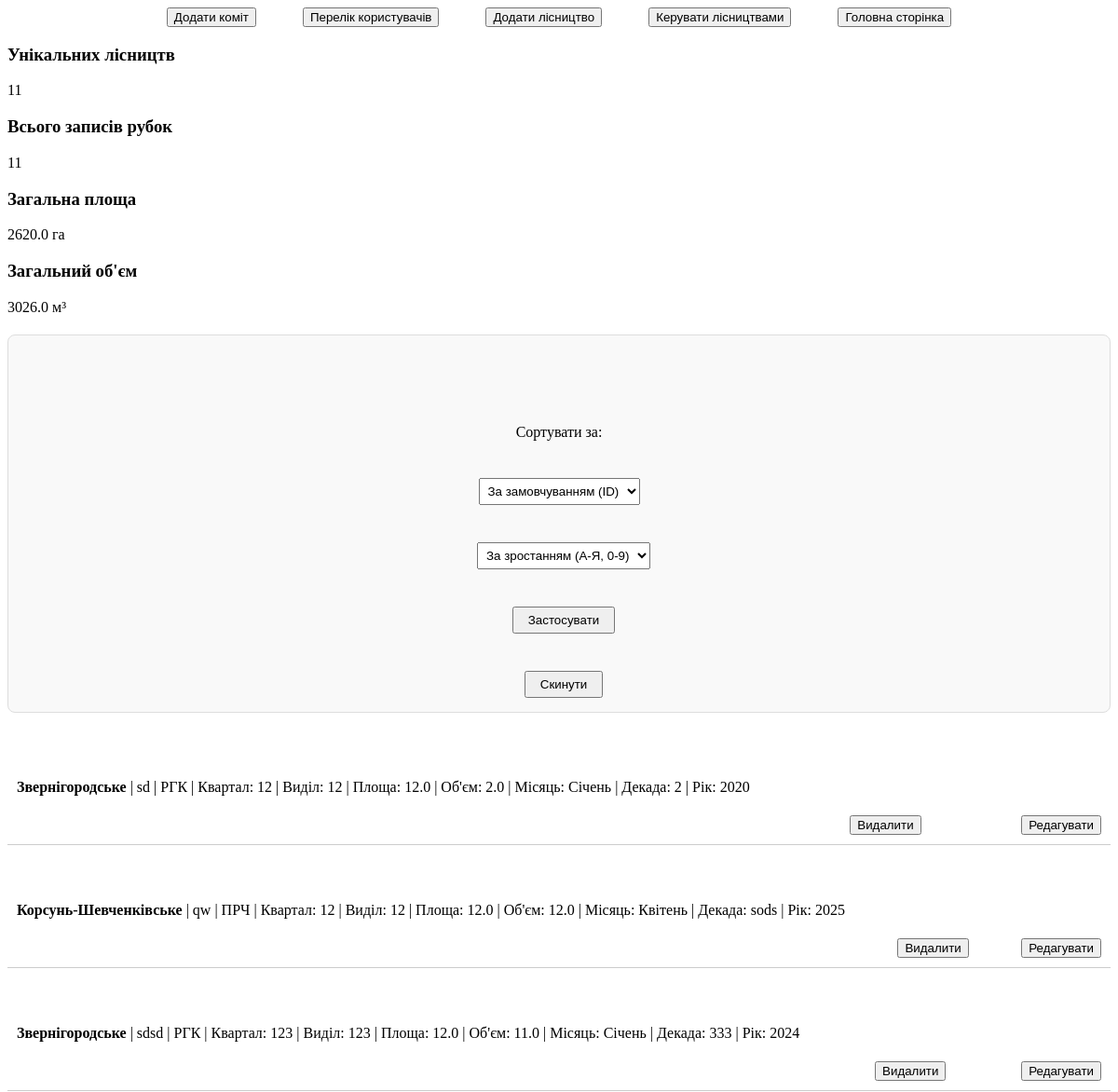
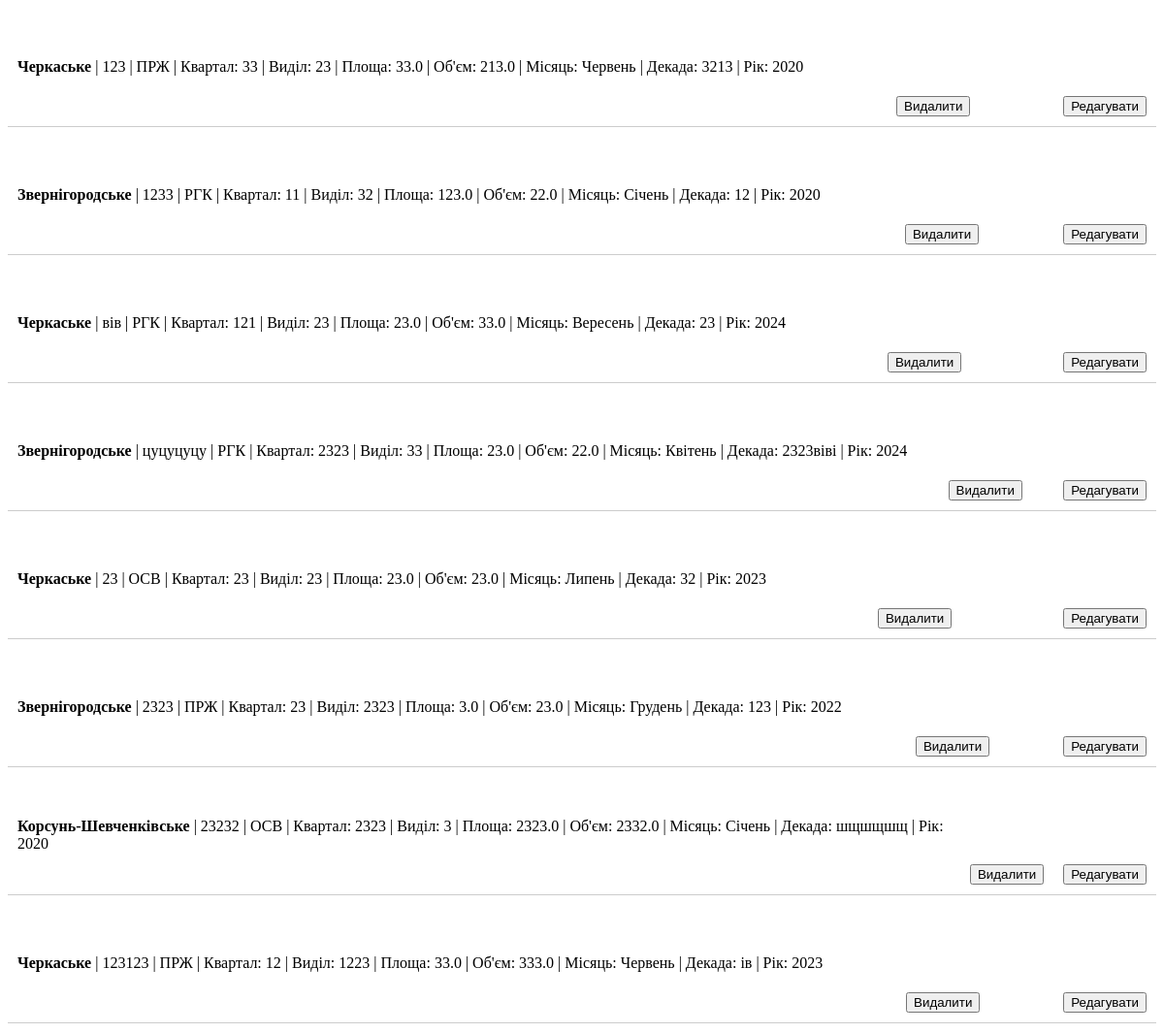
The page /change (signed in) on the database its author committed (2 pictures, top to bottom).
### DB.py (models this page shows)
class Forest(db.Model):
    id = db.Column(db.Integer, primary_key=True)
    mainForest = db.Column(db.String(100), nullable=False)
    forest = db.Column(db.String(100), nullable=False)
    typeCutting = db.Column(db.String(100), nullable=False)
    quarter = db.Column(db.String(100), nullable=False)
    department = db.Column(db.String(100), nullable=False)
    area = db.Column(db.Float, nullable=False)
    volumeForestManagement = db.Column(db.Float, nullable=False)
    month = db.Column(db.String(50), nullable=False)
    decade = db.Column(db.String(50), nullable=False)
    year = db.Column(db.Integer, nullable=False)

### app.py (the view)
@app.route('/change', methods=['POST', 'GET'])
@login_required
@admin_required
def change():
    sort_by = request.args.get('sort', 'id')
    order = request.args.get('order', 'asc')
    valid_columns = [
        'id', 'mainForest', 'forest', 'typeCutting', 'quarter',
        'department', 'area', 'volumeForestManagement', 'month', 'decade', 'year'
    ]
    if sort_by in valid_columns:
        column = getattr(Forest, sort_by)
        if order == 'desc':
            all_forests = Forest.query.order_by(column.desc()).all()
        else:
            all_forests = Forest.query.order_by(column.asc()).all()
    else:
        all_forests = Forest.query.all()
    total_cuttings = Forest.query.count()
    unique_forests = db.session.query(func.count(func.distinct(Forest.forest))).scalar()
    total_area = db.session.query(func.sum(Forest.area)).scalar()
    total_area = round(total_area, 2) if total_area else 0.0
    total_volume = db.session.query(func.sum(Forest.volumeForestManagement)).scalar()
    total_volume = round(total_volume, 2) if total_volume else 0.0
    return render_template('change.html',
                           forests=all_forests,
                           total_cuttings=total_cuttings,
                           unique_forests=unique_forests,
                           total_area=total_area,
                           total_volume=total_volume)

### app.py (called while the page is built)
@login_manager.user_loader
def load_user(user_id):
    return User.query.get(int(user_id))

### templates/change.html (shortened to what this page needs)
<!DOCTYPE html>
<html lang="en">
<head>
    <link rel="stylesheet" href="{{ url_for('static', filename='styles/admin-style.css') }}">
</head>
<body>
    <header>
        <a href="{{ url_for('comits')}}"><button>Додати коміт</button></a>
        <a href="{{ url_for('all_users') }}"><button>Перелік користувачів</button></a>
        <a href="{{ url_for('admin') }}"><button>Додати лісництво</button></a>
        <a href="{{ url_for('change') }}"><button>Керувати лісництвами</button></a>
        <a href="{{ url_for('main') }}"><button>Головна сторінка</button></a>
    </header>
    <div class="stat-card">
        <h3>Унікальних лісництв</h3>
        <div class="stat-value">{{ unique_forests }}</div>
    </div>
    <div class="stat-card">
        <h3>Всього записів рубок</h3>
        <div class="stat-value">{{ total_cuttings }}</div>
    </div>
    <div class="stat-card">
        <h3>Загальна площа</h3>
        <div class="stat-value">{{ total_area }} га</div>
    </div>
    <div class="stat-card" style="border-left-color: #2980b9;">
        <h3>Загальний об'єм</h3>
        <div class="stat-value">{{ total_volume }} м³</div>
    </div>
    <div style="text-align: center; margin: 20px 0; padding: 15px; background: #f9f9f9; border: 1px solid #ddd; border-radius: 8px;">
        <form action="{{ url_for('change') }}" method="GET">
            <label for="sort">Сортувати за:</label>
            <select name="sort" id="sort" style="padding: 5px;">
                <option value="id" {% if request.args.get('sort') == 'id' %}selected{% endif %}>За замовчуванням (ID)</option>
            </select>
            <select name="order" id="order" style="padding: 5px; margin-left: 10px;">
                <option value="asc" {% if request.args.get('order') == 'asc' %}selected{% endif %}>За зростанням (А-Я, 0-9)</option>
            </select>
            <button type="submit" style="padding: 5px 15px; margin-left: 10px;">Застосувати</button>
            <a href="{{ url_for('change') }}"><button type="button" style="padding: 5px 15px; margin-left: 10px;">Скинути</button></a>
        </form>
    </div>
    <main>
        {% for forest in forests %}
        <div class="forest-item" style="border-bottom: 1px solid #ccc; padding: 10px; margin-bottom: 10px;">
            <p><strong>{{ forest.mainForest }}</strong> | {{ forest.forest }} | {{ forest.typeCutting }} | Квартал: {{ forest.quarter }} | Виділ: {{ forest.department }} | Площа: {{ forest.area }} | Об'єм: {{ forest.volumeForestManagement }} | Місяць: {{ forest.month }} | Декада: {{ forest.decade }} | Рік: {{ forest.year }}</p>
            <form action="{{ url_for('delete', id=forest.id) }}" method="POST" style="display:inline;">
                <input type="submit" value="Видалити" onclick="return confirm('Ви впевнені?')">
            </form>
            <form action="{{ url_for('edit', id=forest.id) }}" method="GET" style="display:inline;">
                <input type="submit" value="Редагувати">
            </form>
        </div>
        {% endfor %}
    </main>
</body>
</html>

### static/styles/admin-style.css (style rules this page uses)
header { display: flex; justify-content: center; gap: 50px; }
form { margin-top: 80px; display: flex; flex-direction: column; align-items: center; justify-content: center; gap: 40px; }
.forest-item { display: flex; justify-content: space-between; align-items: center; gap: 20px; }

### rows shown on the page
Forest: mainForest "Звернігородське", forest "sd", typeCutting "РГК", quarter "12", department "12", area "12.0", volumeForestManagement "2.0", month "Січень", decade "2", year "2020"
Forest: mainForest "Корсунь-Шевченківське", forest "qw", typeCutting "ПРЧ", quarter "12", department "12", area "12.0", volumeForestManagement "12.0", month "Квітень", decade "sods", year "2025"
Forest: mainForest "Звернігородське", forest "sdsd", typeCutting "РГК", quarter "123", department "123", area "12.0", volumeForestManagement "11.0", month "Січень", decade "333", year "2024"
Forest: mainForest "Черкаське", forest "123", typeCutting "ПРЖ", quarter "33", department "23", area "33.0", volumeForestManagement "213.0", month "Червень", decade "3213", year "2020"
Forest: mainForest "Звернігородське", forest "1233", typeCutting "РГК", quarter "11", department "32", area "123.0", volumeForestManagement "22.0", month "Січень", decade "12", year "2020"
Forest: mainForest "Черкаське", forest "вів", typeCutting "РГК", quarter "121", department "23", area "23.0", volumeForestManagement "33.0", month "Вересень", decade "23", year "2024"
Forest: mainForest "Звернігородське", forest "цуцуцуцу", typeCutting "РГК", quarter "2323", department "33", area "23.0", volumeForestManagement "22.0", month "Квітень", decade "2323віві", year "2024"
Forest: mainForest "Черкаське", forest "23", typeCutting "ОСВ", quarter "23", department "23", area "23.0", volumeForestManagement "23.0", month "Липень", decade "32", year "2023"
Forest: mainForest "Звернігородське", forest "2323", typeCutting "ПРЖ", quarter "23", department "2323", area "3.0", volumeForestManagement "23.0", month "Грудень", decade "123", year "2022"
Forest: mainForest "Корсунь-Шевченківське", forest "23232", typeCutting "ОСВ", quarter "2323", department "3", area "2323.0", volumeForestManagement "2332.0", month "Січень", decade "шщшщшщ", year "2020"
Forest: mainForest "Черкаське", forest "123123", typeCutting "ПРЖ", quarter "12", department "1223", area "33.0", volumeForestManagement "333.0", month "Червень", decade "ів", year "2023"

### other values the page prints
{{ unique_forests }} "11"
{{ total_cuttings }} "11"
{{ total_area }} "2620.0"
{{ total_volume }} "3026.0"
